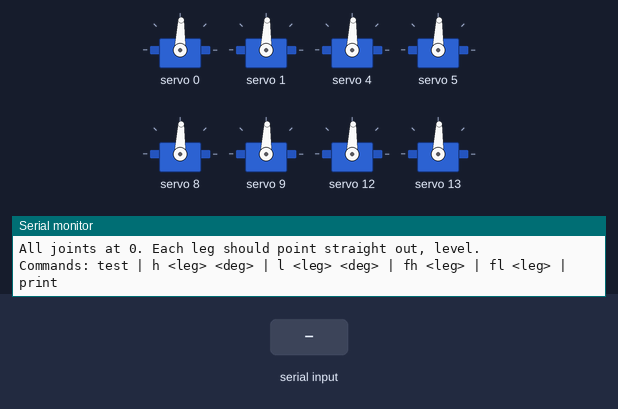
The sketch below on a simulated Arduino Uno, built with avr-gcc and run on an emulated ATmega328P. On the bench: 8 × servo, the last lines printed to the serial monitor. The test bench sets the inputs (shaded band).

Above: at 2.4 s.
2.5 s: "test\n" received over Serial
At 3.0 s:
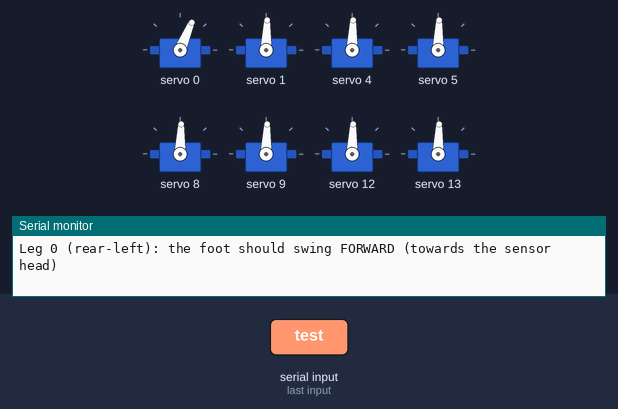
At 7.0 s:
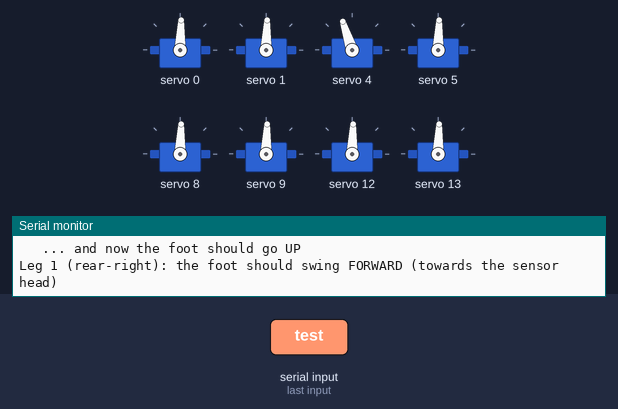
17.5 s: "test 90 45\n" received over Serial
At 20.2 s:
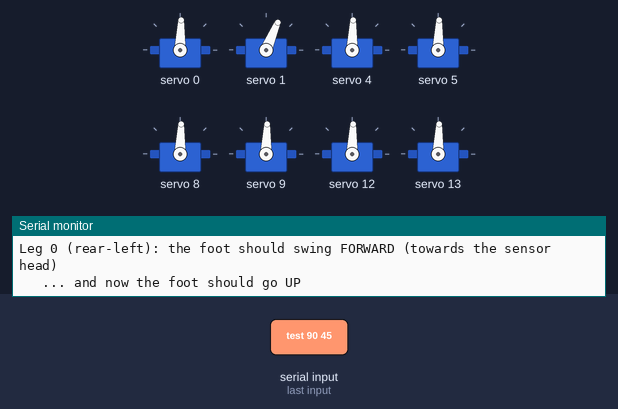
Timing chart, 0 to 26.5 s (numbered marks = the images above; inputs shaded):
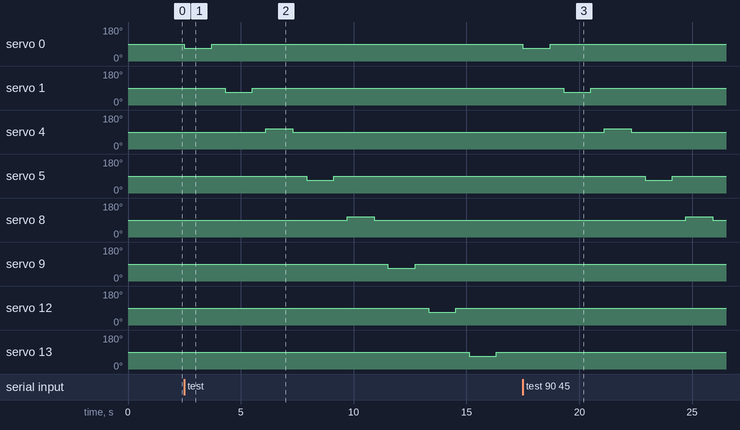

Measured:
- after the input at 2.5 s, servo 0: 88° → 67° at once, → 88° 1.2 s later; servo 1: 88° → 67° after 1.8 s, → 88° 1.2 s later; servo 4: 88° → 108° after 3.6 s, → 88° 1.2 s later; servo 5: 88° → 67° after 5.4 s, → 88° 1.2 s later; servo 8: 88° → 108° after 7.2 s, → 88° 1.2 s later
- after the input at 17.5 s, servo 0: 88° → 67° at once, → 88° 1.2 s later; servo 1: 88° → 67° after 1.8 s, → 88° 1.2 s later; servo 4: 88° → 108° after 3.6 s, → 88° 1.2 s later; servo 5: 88° → 67° after 5.4 s, → 88° 1.2 s later; servo 8: 88° → 108° after 7.2 s, → 88° 1.2 s later

The sketch:

P6_calibrate.ino
```cpp
// (licence header left out)
#include <Wire.h>
#include <Adafruit_PWMServoDriver.h>

Adafruit_PWMServoDriver pca = Adafruit_PWMServoDriver(0x40);

const char* LEG_NAME[4] = {"rear-left", "rear-right", "front-right", "front-left"};
const int HIP_CH[4]  = {0, 4, 8, 12};
const int LIFT_CH[4] = {1, 5, 9, 13};

int HIP_TRIM[4]  = {0, 0, 0, 0};
int LIFT_TRIM[4] = {0, 0, 0, 0};
int HIP_DIR[4]   = {-1, 1, 1, -1};
int LIFT_DIR[4]  = {-1, -1, -1, -1};

void writeServo(int ch, float deg) {
  pca.writeMicroseconds(ch, 500 + deg * 10.56);
}

void setLeg(int leg, float hip, float lift) {
  writeServo(HIP_CH[leg], 90 + HIP_DIR[leg] * hip + HIP_TRIM[leg]);
  writeServo(LIFT_CH[leg], 90 + LIFT_DIR[leg] * lift + LIFT_TRIM[leg]);
}

void allZero() {
  for (int leg = 0; leg < 4; leg++) setLeg(leg, 0, 0);
}

void directionTest() {
  for (int leg = 0; leg < 4; leg++) {
    Serial.print("Leg "); Serial.print(leg); Serial.print(" ("); Serial.print(LEG_NAME[leg]);
    Serial.println("): the foot should swing FORWARD (towards the sensor head)");
    setLeg(leg, 20, 0); delay(1200); setLeg(leg, 0, 0); delay(600);
    Serial.println("   ... and now the foot should go UP");
    setLeg(leg, 0, 20); delay(1200); setLeg(leg, 0, 0); delay(600);
  }
  Serial.println("Wrong way? Type fh <leg> or fl <leg>, then test again.");
}

void printNumbers() {
  Serial.println("Copy these 4 lines into the next sketches:");
  const char* names[4] = {"HIP_TRIM", "LIFT_TRIM", "HIP_DIR", "LIFT_DIR"};
  int* arrays[4] = {HIP_TRIM, LIFT_TRIM, HIP_DIR, LIFT_DIR};
  for (int k = 0; k < 4; k++) {
    Serial.print("int "); Serial.print(names[k]); Serial.print("[4] = {");
    for (int i = 0; i < 4; i++) { Serial.print(arrays[k][i]); if (i < 3) Serial.print(", "); }
    Serial.println("};");
  }
}

void setup() {
  Serial.begin(115200);
  Wire.begin();
  pca.begin();
  pca.setOscillatorFrequency(27000000);
  pca.setPWMFreq(50);
  delay(10);
  for (int leg = 0; leg < 4; leg++) { setLeg(leg, 0, 0); delay(300); }
  Serial.println("All joints at 0. Each leg should point straight out, level.");
  Serial.println("Commands: test | h <leg> <deg> | l <leg> <deg> | fh <leg> | fl <leg> | print");
}

void loop() {
  if (Serial.available() == 0) return;
  String line = Serial.readStringUntil('\n');
  char cmd[8] = "";
  int leg = -1, value = 0;
  int n = sscanf(line.c_str(), "%7s %d %d", cmd, &leg, &value);
  String c = cmd;
  if (c == "test") { directionTest(); return; }
  if (c == "print") { printNumbers(); return; }
  if (n < 2 || leg < 0 || leg > 3) { Serial.println("Which leg? 0-3"); return; }
  if (c == "h" && n == 3) HIP_TRIM[leg] = value;
  else if (c == "l" && n == 3) LIFT_TRIM[leg] = value;
  else if (c == "fh") HIP_DIR[leg] = -HIP_DIR[leg];
  else if (c == "fl") LIFT_DIR[leg] = -LIFT_DIR[leg];
  else { Serial.println("Commands: test | h <leg> <deg> | l <leg> <deg> | fh <leg> | fl <leg> | print"); return; }
  allZero();
  Serial.print("Leg "); Serial.print(leg); Serial.print(" ("); Serial.print(LEG_NAME[leg]);
  Serial.print("): hip trim "); Serial.print(HIP_TRIM[leg]);
  Serial.print(", lift trim "); Serial.print(LIFT_TRIM[leg]);
  Serial.print(", hip dir "); Serial.print(HIP_DIR[leg]);
  Serial.print(", lift dir "); Serial.println(LIFT_DIR[leg]);
}
```
